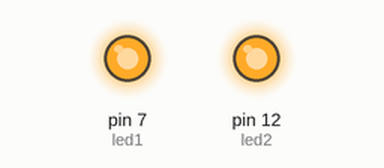
Recording of a sketch running on a simulated Arduino Uno, built with avr-gcc and run on an emulated ATmega328P. On the bench: output pins drawn as LEDs (lit = HIGH).

Above: at 1.0 s.
At 3.0 s:
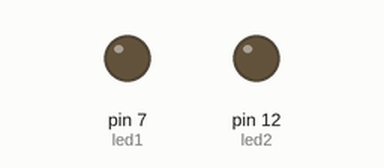
Timing chart, 0 to 5.2 s (numbered marks = the images above):
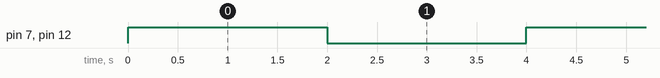

The sketch:

2_Two_LEDs.ino
```cpp
// By: Eliseu Coelho
//GitHub: @eliseu01
//LinkedIn: @eliseucoelhoo

//Colaboradores:
//Hugo Max Teixeira. GitHub: @hugo-max-m-teixeira


//Circuito com 2 LEDs

//No último código,  nós fizemos um circuito onde 1 LED ficava ligando e desligando a cada segundo, ou seja, ficava piscando.
//Se, por acaso, você não viu, e quer olhar o projeto mais simples de fazer com Arduino, aqui está o link para você acessar e aprender como executá-lo: https://github.com/eliseu01/learning-arduino/blob/main/Blink/Blink.ino.
//Prosseguindo... Agora vamos trabalhar em circuito mais "complexo", onde será-lhe apresentado, diferente do código anterior, as variáveis.

//Vou lhe mostrar aqui, um projeto onde 2 LEDs ficam piscando, simutaneamente, a cada segundo.

//Variáveis:

//As variáveis podem ser usadas para outros objetivos, mas, no nosso caso, ela será usada para otimizar o nosso tempo, nos tirando o problema de ter que lembrar do número de cada porta usada, precisando, apenas, lembrar o "nome" de cada uma.
//As variáveis tem uma estrutura simples:
//Primeiramente, dizemos o tipo de variável, ou seja, o tipo de valores que a variável vai receber.
//Após isso, denominamos o nome da variável. Aqui podemos usar a imaginação e colocar os nomes que nós quisermos, exceto nomes com palavras reservadas.
//Depois digitamos o sinal de igualdade "=".
//Posteriormente, colocamos o valor da variável, que neste caso colocaremos o número da porta a qual queremos nos referir.
//Dentre a linguagem usada para programar Arduino, para separar as funções, devemos colocar no final o "ponto e vírgula", especificamente, o ";".
//Pronto. É simples. Com o tempo essas informações ficarão mais claras em sua mente, mas vamos prosseguir por aqui...

//Aqui vamos aos exemplos práticos:

int led1 = 7; //No início desta linha você nota o "int", que significa "inteiro", que é o tipo desta variável. Após um espaço há o nome da variável "led1", esse é o nome que usaremos ao decorrer do código. Depois do sinal de igualdade tem o valor da variável que é o número da porta ao qual queremos nos referir, neste caso, a porta de número 7.
//Lembra que o tipo da variável é "inteiro"? 7 é um número do tipo inteiro, por isso o tipo da variável deve ser inteiro, no caso, "int". Entendeu?
//Resumindo os comentários da linha acima, toda vez que no código eu mencionar "led1", o Arduino vai "entender" que estou me referindo, na verdade, à porta 7.
//Obs1: você pode colocar o nome que quiser, desde de que não haja palavras reservada e, as variáveis, além de não poderem ter nomes de palavras reservadas, não podem iniciar com número. Ex.: int 2_led = 3 -> causa um erro
//Obs2: você pode colocar o valor que quiser, desde de que seja do mesmo tipo da variável. Se variável for do tipo inteiro, coloque um valor do tipo inteiro.
//Se quiser entender melhor sobre os tipos de variáveis, visite o Documento de Referência Arduino em: https://www.arduino.cc/reference/pt/#variables.

int led2 = 12; //Aqui é mesma execução da linha acima, no entanto, com nome e valor diferentes.
//É importante ressaltar que não pode-se criar duas variáveis com o mesmo nome.

//Criadas nossas variáveis, vamos prosseguir.


// setup() é o nome da função que será executada, apenas, uma vez, quando o circuito começar.
void setup() {
 pinMode(led1, OUTPUT); //Aqui é o primeiro momento em que usufruimos das variáveis. Note que estou configurando "led1" como no modo OUTPUT(enviar). Colocar "led1" ou "7" neste caso, resultaria no mesmo.
 pinMode(led2, OUTPUT); //Esta linha tem o mesmo intuito da linha acima, entretanto, neste caso, configuramos outro LED.
}

// loop() é a função que será executada "infinitamente", literalmente um "loop".
void loop() {
 //Aqui vamos fazer com que os LEDs pisquem, ao mesmo tempo.
 digitalWrite(led1, HIGH);//Enviamos ao "led1" o HIGH, fazendo assim com que o led1 ligue.
 digitalWrite(led2, HIGH);//Enviamos ao "led2" o HIGH, fazendo assim com que o led2 ligue também.
 delay(2000);//Comandamos ao Arduino que ele "espere" 2 segundos(2000 milisegundos).
 digitalWrite(led1, LOW);//Enviamos ao "led1" o LOW, fazendo assim com que o led1 desligue.
 digitalWrite(led2, LOW);//Enviamos ao "led2" o LOW, fazendo assim com que o led2 desligue também.
 delay(2000);// Espera 2 segundos novamente.
}
//Obs: destacar aqui que você pode usar a imaginação e construir a programção que quiser. Se preferir, por exemplo, que um LED ligue no momento que outro desligar, faça-o.
```

Measured:
- by itself, pin 7 (led1), pin 12 (led2): alternates HIGH for 2.0 s and LOW for 2.0 s
